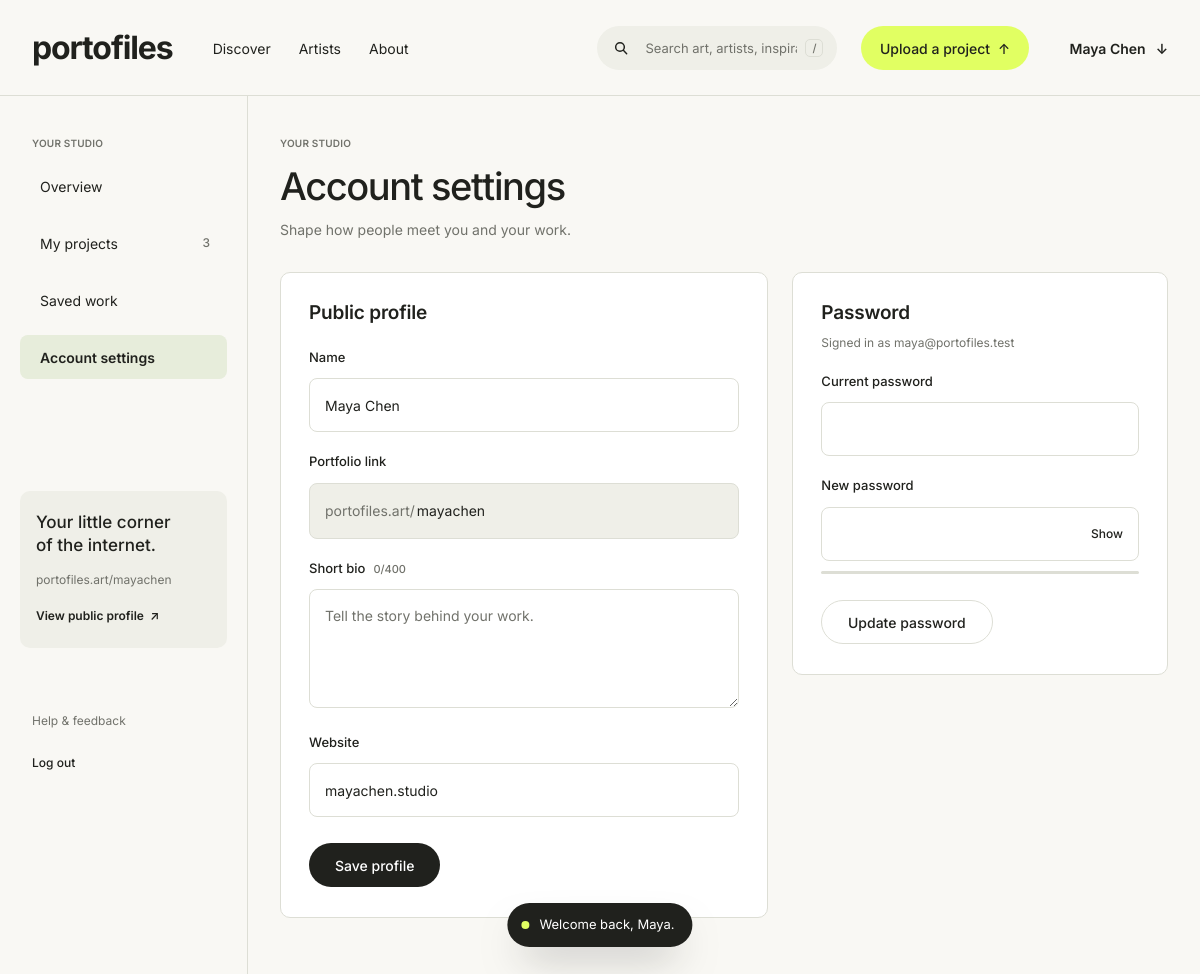
The page /dashboard.php?view=settings (signed in) on the database its author committed.
### tables this page shows
CREATE TABLE users (
  id              INT UNSIGNED AUTO_INCREMENT PRIMARY KEY,
  username        VARCHAR(30)  NOT NULL UNIQUE,
  email           VARCHAR(190) NOT NULL UNIQUE,
  password_hash   VARCHAR(255) NOT NULL,
  display_name    VARCHAR(80)  NOT NULL,
  bio             TEXT NULL,
  website         VARCHAR(190) NULL,
  created_at      DATETIME NOT NULL DEFAULT CURRENT_TIMESTAMP
);

### dashboard.php (the view, shortened to what the rows shown need)
<?php
$user = require_login();
$uid  = (int) $user['id'];
$views = ['overview', 'projects', 'saved', 'settings'];
$view  = in_array($_GET['view'] ?? '', $views, true) ? $_GET['view'] : 'overview';
$errors = [];
$projects = db_all("SELECT * FROM artworks WHERE user_id = ? ORDER BY status = 'published' DESC, updated_at DESC", [$uid]);
$published = array_values(array_filter($projects, fn($p) => $p['status'] === 'published'));
$drafts    = array_values(array_filter($projects, fn($p) => $p['status'] === 'draft'));
$stats = [
    'views'          => array_sum(array_column($published, 'views')),
    'appreciations'  => array_sum(array_column($published, 'appreciations')),
    'followers'      => (int) db_value('SELECT COUNT(*) FROM follows WHERE following_id = ?', [$uid]),
    'likes30'        => (int) db_value('SELECT COUNT(*) FROM likes l JOIN artworks a ON a.id = l.artwork_id WHERE a.user_id = ? AND l.created_at >= NOW() - INTERVAL 30 DAY', [$uid]),
    'followers30'    => (int) db_value('SELECT COUNT(*) FROM follows WHERE following_id = ? AND created_at >= NOW() - INTERVAL 30 DAY', [$uid]),
];
$activity = [];
foreach (db_all('SELECT a.title, COUNT(*) n, MAX(l.created_at) last_at FROM likes l JOIN artworks a ON a.id = l.artwork_id
                 WHERE a.user_id = ? AND l.created_at >= NOW() - INTERVAL 7 DAY GROUP BY a.id, a.title', [$uid]) as $r) {
    $activity[] = ['what' => $r['title'], 'detail' => $r['n'] . ' new appreciation' . ($r['n'] > 1 ? 's' : ''), 'at' => $r['last_at']];
}
$f = db_one('SELECT COUNT(*) n, MAX(created_at) last_at FROM follows WHERE following_id = ? AND created_at >= NOW() - INTERVAL 7 DAY', [$uid]);
if ($f && $f['n'] > 0) {
    $activity[] = ['what' => 'Your creative community', 'detail' => $f['n'] . ' new follower' . ($f['n'] > 1 ? 's' : ''), 'at' => $f['last_at']];
}
usort($activity, fn($a, $b) => strcmp($b['at'], $a['at']));
$activity = array_slice($activity, 0, 4);
$completion = profile_completion($user);
$firstName  = first_name($user['display_name']);
$publicUrl  = url('profile.php', ['u' => $user['username']]);
page_start('Your studio', 'page-dashboard');
site_nav('', 'account');
?>
<div class="studio">
  <aside class="studio__sidebar">
    <div class="studio__sidebar-inner">
      <div class="portfolio-link" data-reveal>
        <p class="portfolio-link__title">Your little corner<br>of the internet.</p>
        <p class="muted portfolio-link__url" data-copy="<?= e((isset($_SERVER['HTTP_HOST']) ? '//' . $_SERVER['HTTP_HOST'] : '') . $publicUrl) ?>" title="Click to copy"><?= e(PUBLIC_DOMAIN . '/' . $user['username']) ?></p>
        <a class="strong link-underline" href="<?= $publicUrl ?>">View public profile&nbsp; <span class="arrow">↗</span></a>
      </div>
    </div>
  </aside>
  <main class="studio__main" id="main">
  <?php if ($view === 'overview'): ?>
    <header class="studio__head">
      <div>
        <p class="eyebrow eyebrow--muted" data-intro style="--d:0">Your creative space</p>
        <h1 class="studio__title" data-intro-lines><span class="line"><span>Good to see you, <?= e($firstName) ?>.</span></span></h1>
        <p class="muted" data-intro style="--d:3">Here’s how your work is finding its people.</p>
      </div>
      <a class="btn btn--outline" href="<?= $publicUrl ?>" data-intro style="--d:3" data-magnetic>View public profile <span class="arrow">↗</span></a>
    </header>
    <section class="stats" aria-label="Portfolio stats">
      <div class="stat" data-reveal style="--i:0">
        <p class="stat__label">Published projects</p>
        <p class="stat__value" data-count="<?= count($published) ?>"><?= num(count($published)) ?></p>
        <p class="stat__trend muted"><?= count($drafts) ? count($drafts) . ' draft' . (count($drafts) > 1 ? 's' : '') . ' waiting in the wings' : 'No drafts waiting' ?></p>
      </div>
      <div class="stat" data-reveal style="--i:1">
        <p class="stat__label">Project views</p>
        <p class="stat__value" data-count="<?= $stats['views'] ?>"><?= num($stats['views']) ?></p>
        <p class="stat__trend muted">Across <?= count($published) ?> published project<?= count($published) === 1 ? '' : 's' ?></p>
      </div>
      <div class="stat" data-reveal style="--i:2">
        <p class="stat__label">Appreciations</p>
        <p class="stat__value" data-count="<?= $stats['appreciations'] ?>"><?= num($stats['appreciations']) ?></p>
        <p class="stat__trend<?= $stats['likes30'] ? ' is-up' : ' muted' ?>"><?= $stats['likes30'] ? '↑ ' . $stats['likes30'] : 'No new ones' ?> over the last 30 days</p>
      </div>
      <div class="stat" data-reveal style="--i:3">
        <p class="stat__label">Followers</p>
        <p class="stat__value" data-count="<?= $stats['followers'] ?>"><?= num($stats['followers']) ?></p>
        <p class="stat__trend<?= $stats['followers30'] ? ' is-up' : ' muted' ?>"><?= $stats['followers30'] ? '↑ ' . $stats['followers30'] : 'No new ones' ?> over the last 30 days</p>
      </div>
    </section>
    <section class="projects">
      <div class="projects__head" data-reveal>
        <h2 class="h-section h-section--sm">Your projects</h2>
        <a class="strong link-underline small" href="<?= url('dashboard.php', ['view' => 'projects']) ?>">Manage all projects&nbsp; <span class="arrow">→</span></a>
      </div>
      <?php render_project_tabs($projects, $published, $drafts); ?>
      <div class="project-grid" data-project-grid data-limit="3">
        <?php foreach ($projects as $i => $p) include __DIR__ . '/includes/partials/project-card.php'; ?>
        <?php if (!$projects) empty_projects(); ?>
      </div>
    </section>
    <section class="studio__bottom">
      <div class="panel" data-reveal style="--i:0">
        <div class="panel__head">
          <h2 class="panel__title">A little love for your work</h2>
          <span class="muted xsmall">Last 7 days</span>
        </div>
        <?php if ($activity): ?>
          <ul class="activity">
            <?php foreach ($activity as $k => $a): ?>
              <li style="--i:<?= $k ?>">
                <span class="strong-medium"><?= e($a['what']) ?></span>
                <span class="muted"><?= e($a['detail']) ?></span>
                <span class="muted xsmall"><?= e(day_label($a['at'])) ?></span>
              </li>
            <?php endforeach; ?>
          </ul>
        <?php else: ?>
          <p class="muted activity__empty">A quiet week. Share something new and the love will follow.</p>
        <?php endif; ?>
      </div>
      <div class="panel panel--sage" data-reveal style="--i:1">
        <?php if ($completion < 100): ?>
          <p class="eyebrow">Make it yours</p>
          <h2 class="panel__title panel__title--lg">Let people meet the artist.</h2>
          <p class="muted small"><?= empty($user['bio']) ? 'Add a short bio to tell the story behind your work.' : 'Add a website so people can find more of your work.' ?></p>
        <?php else: ?>
          <p class="eyebrow">All set</p>
          <h2 class="panel__title panel__title--lg">Your profile is ready to shine.</h2>
          <p class="muted small">Keep your bio fresh as your work grows.</p>
        <?php endif; ?>
        <div class="progress" role="progressbar" aria-valuenow="<?= $completion ?>" aria-valuemin="0" aria-valuemax="100"><span data-progress="<?= $completion ?>"></span></div>
        <p class="muted xsmall">Your profile is <?= $completion ?>% complete</p>
        <a class="strong link-underline" href="<?= url('dashboard.php', ['view' => 'settings']) ?>">Edit your profile&nbsp; <span class="arrow">↗</span></a>
      </div>
    </section>
  <?php else: ?>
    <header class="studio__head">
      <div>
        <p class="eyebrow eyebrow--muted" data-intro style="--d:0">Your studio</p>
        <h1 class="studio__title" data-intro-lines><span class="line"><span>Account settings</span></span></h1>
        <p class="muted" data-intro style="--d:3">Shape how people meet you and your work.</p>
      </div>
    </header>
    <div class="settings">
      <form class="panel form" method="post" action="<?= url('dashboard.php', ['view' => 'settings']) ?>" data-reveal>
        <h2 class="panel__title">Public profile</h2>
        <div class="field<?= isset($errors['display_name']) ? ' has-error' : '' ?>">
          <label for="display_name">Name</label>
          <input id="display_name" name="display_name" value="<?= e($_POST['display_name'] ?? $user['display_name']) ?>" required>
        </div>
        <div class="field">
          <label>Portfolio link</label>
          <div class="field__control field__control--prefix is-readonly"><span class="field__prefix"><?= e(PUBLIC_DOMAIN) ?>/</span><input value="<?= e($user['username']) ?>" readonly></div>
        </div>
        <div class="field<?= isset($errors['bio']) ? ' has-error' : '' ?>">
          <label for="bio">Short bio <span class="muted xsmall" data-char-count="400"></span></label>
          <textarea id="bio" name="bio" rows="4" maxlength="400" placeholder="Tell the story behind your work."><?= e($_POST['bio'] ?? $user['bio']) ?></textarea>
        </div>
        <div class="field<?= isset($errors['website']) ? ' has-error' : '' ?>">
          <label for="website">Website</label>
          <input id="website" name="website" value="<?= e($_POST['website'] ?? $user['website']) ?>" placeholder="yourstudio.com">
        </div>
        <button class="btn btn--dark" type="submit" data-magnetic><span class="btn__label">Save profile</span><span class="spinner" aria-hidden="true"></span></button>
      </form>
      <form class="panel form" method="post" action="<?= url('dashboard.php', ['view' => 'settings']) ?>" data-reveal style="--i:1">
        <h2 class="panel__title">Password</h2>
        <p class="muted small">Signed in as <?= e($user['email']) ?></p>
        <div class="field<?= isset($errors['current_password']) ? ' has-error' : '' ?>">
          <label for="current_password">Current password</label>
          <input id="current_password" name="current_password" type="password" autocomplete="current-password" required>
        </div>
        <div class="field<?= isset($errors['new_password']) ? ' has-error' : '' ?>">
          <label for="new_password">New password</label>
          <div class="field__control">
            <input id="new_password" name="new_password" type="password" autocomplete="new-password" minlength="8" required data-strength>
            <button class="field__toggle" type="button" data-toggle-password aria-controls="new_password">Show</button>
          </div>
          <div class="strength" aria-hidden="true"><span data-strength-bar></span></div>
        </div>
        <button class="btn btn--outline" type="submit"><span class="btn__label">Update password</span><span class="spinner" aria-hidden="true"></span></button>
      </form>
    </div>
  <?php endif; ?>
  </main>
</div>
<?php
page_end();
    ?>

### includes/layout.php (shortened to what the rows shown need)
<?php
function page_start(string $title, string $bodyClass = ''): void
{
    ?>
<!DOCTYPE html>
<html lang="en">
<head>
  <link rel="stylesheet" href="<?= asset('assets/css/style.css') ?>">
</head>
<body class="<?= e($bodyClass) ?>">
    <?php
}
function page_end(): void
{
    ?>
</body>
</html>
    <?php
}
    ?>
    <?php
function user_menu(array $user): void
{
    ?>
    <div class="menu" data-menu>
      <button class="nav__user" type="button" data-menu-toggle aria-expanded="false">
        <?= e($user['display_name']) ?> <span class="arrow arrow--down">↓</span>
      </button>
    </div>
    <?php
}
function site_nav(string $active = 'discover', string $variant = 'public', string $search = ''): void
{
    $user = current_user();
    ?>
  <header class="nav nav--<?= e($variant) ?>" data-nav>
    <div class="nav__inner container<?= $variant === 'account' ? ' container--full' : '' ?>">
      <div class="nav__actions">
        <?php if ($variant === 'account' && $user): ?>
          <a class="btn btn--lime nav__cta" href="<?= url('upload.php') ?>" data-magnetic>Upload a project <span class="arrow">↑</span></a>
          <?php user_menu($user); ?>
        <?php elseif ($user): ?>
          <?php user_menu($user); ?>
          <a class="btn btn--dark nav__cta" href="<?= url('upload.php') ?>" data-magnetic>Share your work <span class="arrow">↗</span></a>
        <?php else: ?>
          <a class="nav__login" href="<?= url('login.php') ?>">Log in</a>
          <a class="btn btn--dark nav__cta" href="<?= url('upload.php') ?>" data-magnetic>Share your work <span class="arrow">↗</span></a>
        <?php endif; ?>
      </div>
    </div>
  </header>
    <?php
}
    ?>

### rows shown on the page
users: display_name "Maya Chen", username "portofiles.art/mayachen", username "mayachen", website "mayachen.studio", email "maya@portofiles.test"

### other values the page prints
count($projects) "3"
PUBLIC_DOMAIN "portofiles.art"
